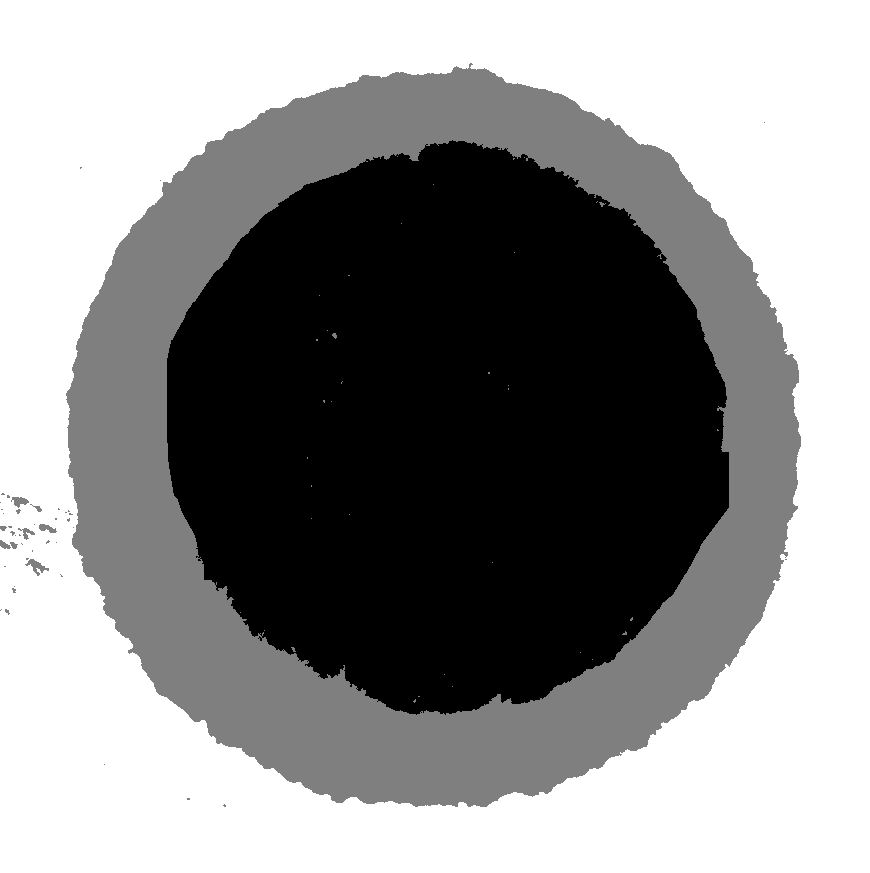
#> input picture vgg_unet/PRZEKROJE_ANNOTATIONS/K_000_000.png, 870 x 873 px; its folder holds 4 pictures in this run
$ python change_label_vals.py
#> lines starting #> are read from the running program, lines starting #| are printed output that depends on the picture
import cv2
import numpy as np
import glob
import matplotlib.pyplot as plt


def change_val(img):

    # labels_inside = img == [0, 255, 0]
    labels_inside = img[:, :, 1] == 255

    labels_background = (img[:, :, 0] == 0) * (img[:, :, 1] == 0) * (img[:, :, 2] == 0)
    labels_outside = img[:, :, 0] == 255

    labels_bad = img[:, :, 2] == 255

    plt.figure()
    plt.gray()
    labels_inside = labels_inside * 2
    labels_background = labels_background * 0
    labels_outside = labels_outside * 1
    labels_bad = labels_bad * 3
    gt = np.zeros((img.shape[0], img.shape[1]))
    gt = labels_inside + labels_background + labels_bad + labels_outside
    plt.imshow(gt * 255.0 / 3)
    plt.show()

    return gt


for it, img_path in enumerate(glob.glob("./*.png")):
    img = cv2.imread(img_path)
#> img is the input picture: shape (873, 870, 3); min 0, max 2, mean 1.12
    print(np.unique(img))
#| [0 1 2]
    print(img_path)
    print(img.shape)
#| (873, 870, 3)

    plt.figure()
    plt.gray()
    plt.imshow(img[:, :, 2]*255.0/3)
    plt.show()
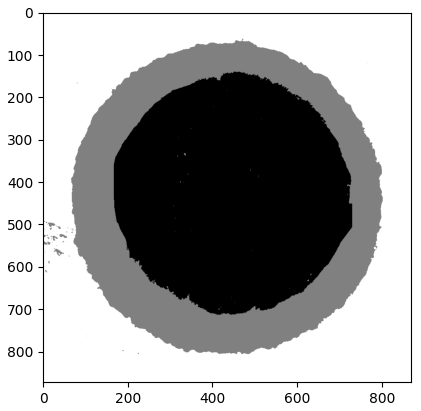
#> figure drawn by matplotlib, 1 panel

    # [15 lines of commented-out code are left out]

    if it > 1:
        break
#> pass 2 of the loop `for it, img_path in enumerate(glob.glob("./*.png")):`:
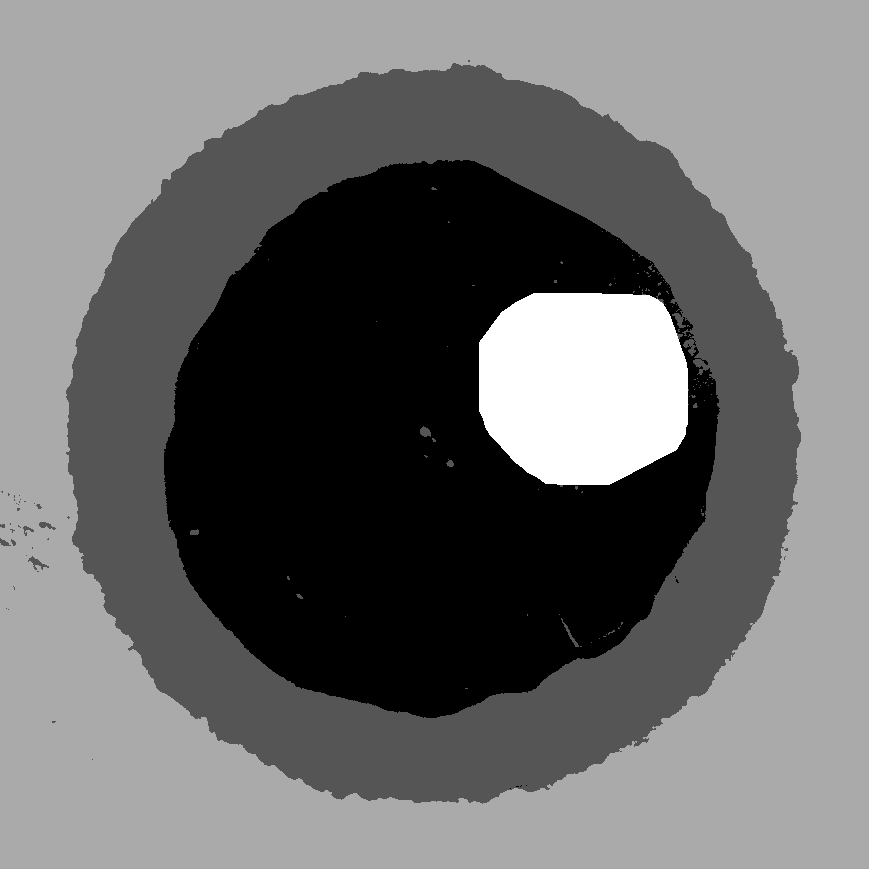
#> input picture vgg_unet/PRZEKROJE_ANNOTATIONS/K_000_001.png, 869 x 869 px
#> img is the input picture: shape (869, 869, 3); min 0, max 3, mean 1.27
#| [0 1 2 3]
#| (869, 869, 3)
#> `plt.show()`:
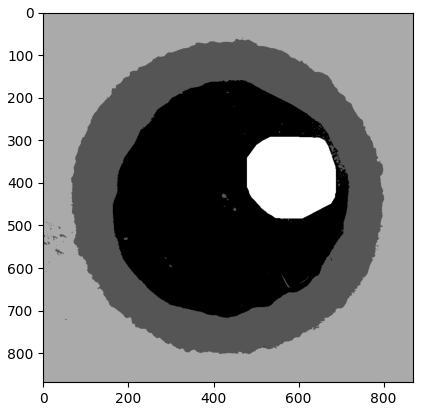
#> figure drawn by matplotlib, 1 panel
#> pass 3 of the loop `for it, img_path in enumerate(glob.glob("./*.png")):`:
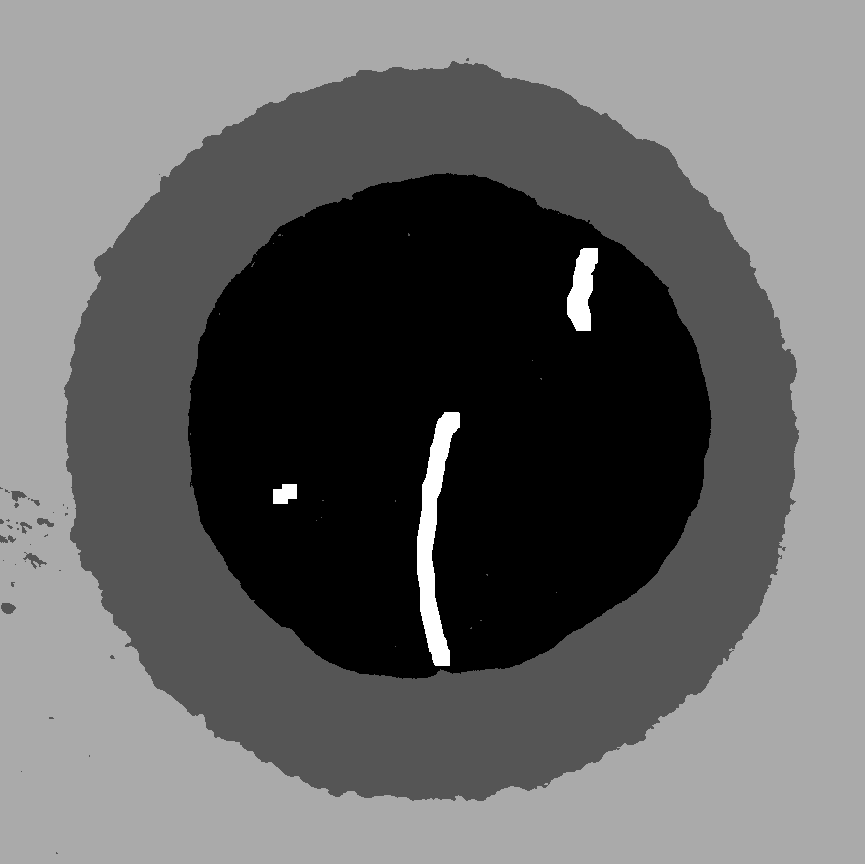
#> input picture vgg_unet/PRZEKROJE_ANNOTATIONS/K_000_002.png, 865 x 864 px
#> img is the input picture: shape (864, 865, 3); min 0, max 3, mean 1.18
#| [0 1 2 3]
#| (864, 865, 3)
#> `plt.show()`:
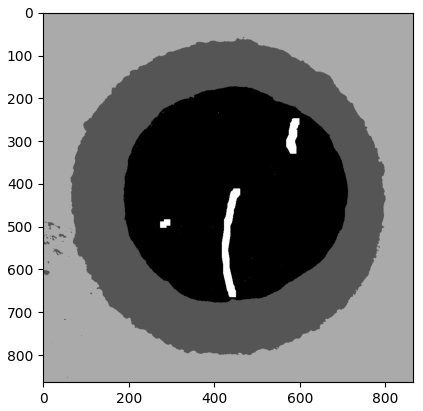
#> figure drawn by matplotlib, 1 panel
